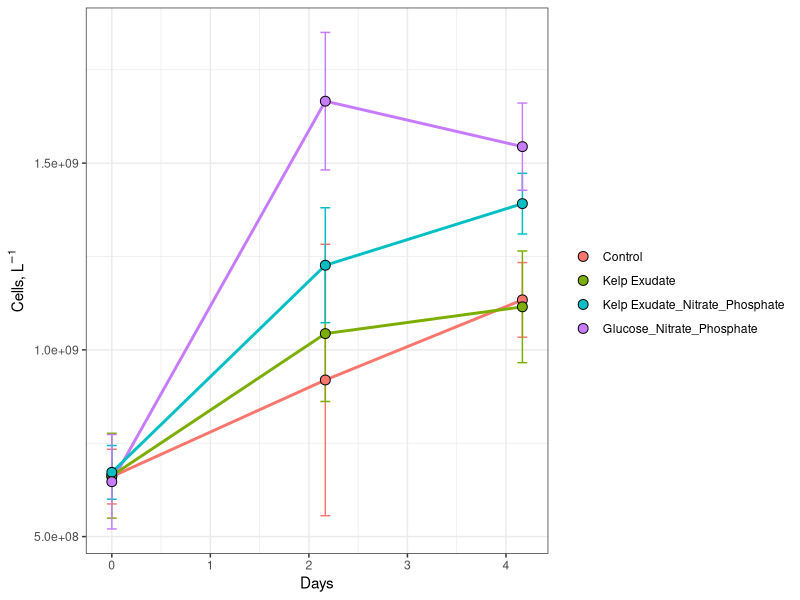
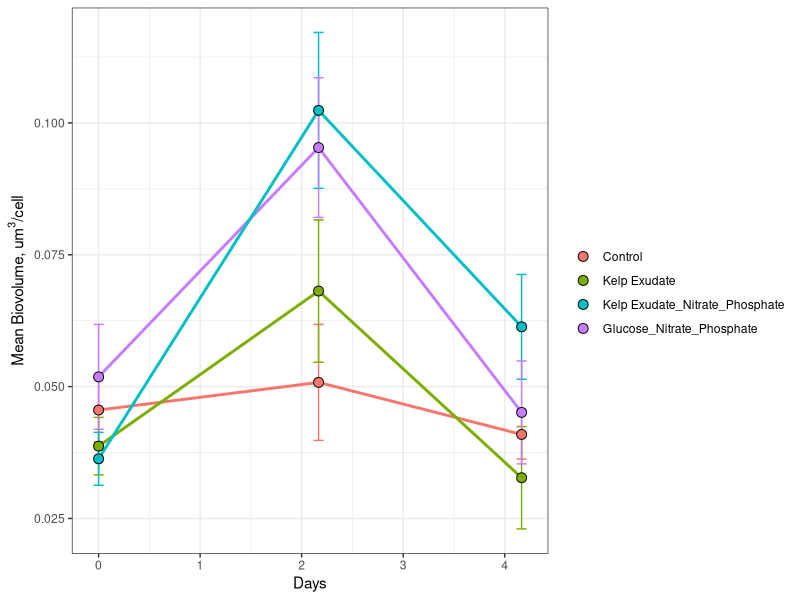
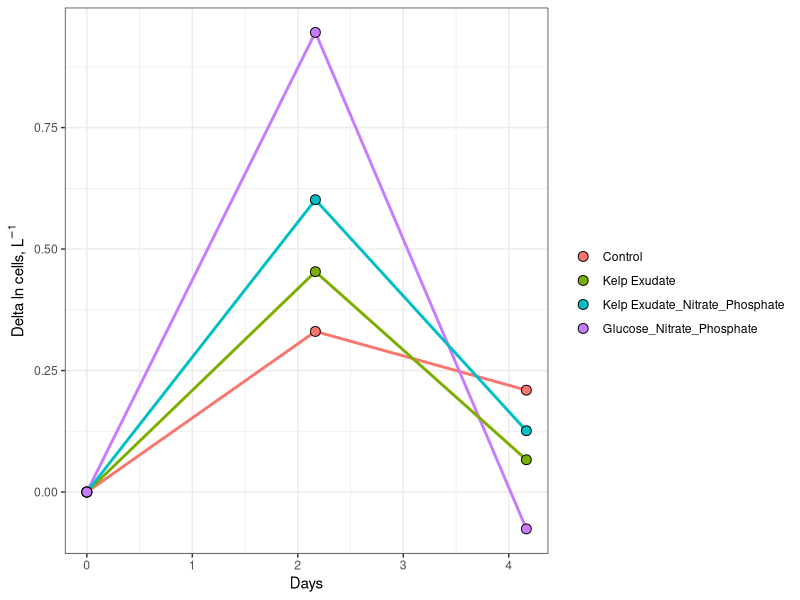

These figures' R source, in order: (Note: this script raises an error after producing the figures.)
## ---- chunk 1
library(tidyverse)
library(readxl)
library(lubridate)
## ---- chunk 2
#make sure to update the filepaths for your own locally-stored repository! 
excel_sheets("144L_2021_BactAbund.xlsx")


#Mac: to make an arrow, use Option + - 

metadata <- read_excel("144L_2021_BactAbund.xlsx", sheet = "Metadata")

glimpse(metadata)
#unique(metadata$Bottle)
#unique(metadata$Treatment)

dapi_data <- read_excel("144L_2021_BactAbund.xlsx", sheet = "DAPI_Data")
glimpse(dapi_data)

toc_data <- read_excel("144L_2021_BactAbund.xlsx", sheet = "TOC_Data")
glimpse(toc_data)

dapi_metadata <- metadata %>%
  select(-Bottle) %>%
  unique()


joined <-  left_join(dapi_metadata, dapi_data) #attach data to metadata
#joins right dataset to the left one by using variables that are the same across the two dataframes
glimpse(joined)
## ---- chunk 3
cells <- joined %>%
  mutate(Datetime = ymd_hm(Datetime), #splits apart Datetime as specified
  Cells_L = as.numeric(Cells_mL)*1000,  
  Cells_L_Stdev = as.numeric(Cells_mL_Stdev)*1000) %>%
  drop_na(Cells_L) %>%
  group_by(Treatment) %>%
#group our dataset so that we can calculate the time elapsed properly 
  mutate(interv = interval(first(Datetime), Datetime), 
         s = as.numeric(interv), 
         hours = s/3600, 
         days = hours/24) %>%
  ungroup()
glimpse(cells)
## ---- chunk 4
#assign hex colors to our different treatments, example below:
# <- c("Control" = "#377EB8", "Ash Leachate" = "#4DAF4A", "Mud Leachate" = "#E41A1C", "Glucose_Nitrate_Phosphate" = "#FF7F00")

#assign levels to control what order things appear in the legend
levels <- c("Control", "Kelp Exudate", "Kelp Exudate_Nitrate_Phosphate", "Glucose_Nitrate_Phosphate")

#now let's use a handy package, ggplot to visualize our data. 

cells %>%
  mutate(dna = ifelse(DNA_Sample == T, "*", NA)) %>%
  ggplot(aes(x=days, y=Cells_L, group = Treatment)) +
  geom_errorbar(aes(ymin = Cells_L - Cells_L_Stdev, ymax = Cells_L + Cells_L_Stdev, color =factor(Treatment, levels = levels)), width = 0.1) +
  geom_line(aes(color = factor(Treatment, levels = levels)), size =1) +
  geom_point(aes(fill = factor(Treatment, levels = levels)), size = 3, color = "black", shape = 21) + 
  #geom_text(aes(label = dna), size = 12, color = "#E41A1C") +
  labs(x = "Days", y = expression(paste("Cells, L"^-1)), fill = "") + 
  guides(color = "none") + 
  #scale_color_manual(values = custom.colors) +
  #scale_fill_manual(values = custom.colors) +
  #facet_grid(rows = "Treatment")
  theme_bw()
glimpse(cells)
## ---- chunk 5
#assign levels to control what order things appear in the legend
levels <- c("Control", "Kelp Exudate", "Kelp Exudate_Nitrate_Phosphate", "Glucose_Nitrate_Phosphate")

cells %>%
  mutate(dna = ifelse(DNA_Sample == T, "*", NA)) %>%
  ggplot(aes(x=days, y=Mean_Biovolume_um3_cell, group = Treatment)) +
  geom_errorbar(aes(ymin = Mean_Biovolume_um3_cell - Biovolume_Stdev_um3_cell, ymax = Mean_Biovolume_um3_cell + Biovolume_Stdev_um3_cell, color =factor(Treatment, levels = levels)), width = 0.1) +
  geom_line(aes(color = factor(Treatment, levels = levels)), size =1) +
  geom_point(aes(fill = factor(Treatment, levels = levels)), size = 3, color = "black", shape = 21) + 
  #geom_text(aes(label = dna), size = 12, color = "#E41A1C") +
  labs(x = "Days", y = expression(paste("Mean Biovolume, um"^3,"/cell")), fill = "") + 
  guides(color = "none") + 
  #scale_color_manual(values = custom.colors) +
  #scale_fill_manual(values = custom.colors) +
  #facet_grid(rows = "Treatment")
  theme_bw()
glimpse(cells)
## ---- chunk 6
ln_cells <- cells %>%
  group_by(Treatment) %>%
  mutate(ln_cells = log(Cells_L),
         diff_ln_cells = ln_cells - lag(ln_cells, default = first(ln_cells))) %>%
  ungroup()
#ln_cells is a column name here, not the df
#subtracting the previous row from the one below it 
#can add/remove the default line and re-make the df to show what it does 
## ---- chunk 7
ln_cells %>%
  #mutate(dna = ifelse(DNA_Sample == T, "*", NA)) %>%
  ggplot(aes(x=days, y=diff_ln_cells, group = Treatment)) +
  geom_line(aes(color = factor(Treatment, levels = levels)), size = 1) +
  geom_point(aes(fill = factor(Treatment, levels = levels)), size = 3, color = "black",shape = 21) + 
  #geom_text(aes(label = dna), size = 12, color = "#E41A1C")+
  labs(x = "Days", y = expression(paste("Delta ln cells, L"^-1)), fill = "") + #delta is Option + j 
  guides(color = "none") + 
  #scale_color_manual(values = custom.colors) +
  #scale_fill_manual(values = custom.colors) +
  #we will want to see each plot by itself, so add a facet
  #facet_wrap("Bottle", nrow = 1) +
  theme_bw()
## ---- chunk 8
growth <- ln_cells %>% 
  mutate(exp_start = 0, #create two new columns with start & end of exponential
         exp_end = 4) %>% 
  group_by(Treatment) %>% 
  mutate(ln_cells_exp_start = ifelse(Timepoint == exp_start, ln_cells, NA), 
         ln_cells_exp_end = ifelse(Timepoint == exp_end, ln_cells, NA), 
         cells_exp_start = ifelse(Timepoint == exp_start, Cells_L, NA), 
         cells_exp_end = ifelse(Timepoint == exp_end, Cells_L, NA), 
         days_exp_start = ifelse(Timepoint == exp_start, days, NA), 
         days_exp_end = ifelse(Timepoint == exp_end, days, NA), ) %>% 
  fill(ln_cells_exp_start:days_exp_end, .direction = "updown") %>% #fill values into the na's for each bottle, data is grouped so it won't fill into next treatment
  mutate(mew = (ln_cells_exp_end - ln_cells_exp_start)/(days_exp_end - days_exp_start), #calculate specific growth rate ((end - start)/timeperiod)
         doubling = log(2)/mew,
         delta_cells = cells_exp_end - first(Cells_L)) %>% 
  ungroup()

glimpse(growth)

#check <- growth %>%
  #select(Treatment, Timepoint, exp_start, exp_end, ln_cells, ln_cells_exp_start:days_exp_end)
  
## ---- chunk 9
#convert the fg to umol to C/L, create our own CCF's using cell biovolume
bactcarbon <- growth %>% 
  mutate(CCF = 30, 
        bc = Cells_L * CCF * (1/12 * 10^-9), 
        delta_bc = delta_cells * CCF * (1/12 * 10^-9), 
        biovol_CCF = 91.7*(Mean_Biovolume_um3_cell)^0.686 * 2.72, 
        biovol_bc = Cells_L * biovol_CCF * (1/12 * 10^-9), 
        biovol_bc_exp_end = ifelse(Timepoint == exp_end, biovol_bc, NA), 
        delta_biovol_bc = delta_cells * CCF * (1/12 * 10^-9)) %>% 
  group_by(Treatment) %>%
  mutate(delta_biovol_bc = biovol_bc_exp_end - first(biovol_bc)) %>%
  fill(biovol_bc_exp_end:delta_biovol_bc, .direction = "updown") %>%
  ungroup()
    

glimpse(bactcarbon)

#update this filepath to match your own repository 
#save your data to a .csv 
write.csv(bactcarbon, "211103_2021_dapi_toc_data_analysis_submission_files/211103_dapi_data_calculations.csv")

#normally we would do this for the individual bottles and then calculate averages, but can't do that here since we have data from combined bottles 

## ---- chunk 10
trt_ba <- bactcarbon %>% 
  ggplot(aes(x = days, y = bc), group = Treatment) +
  #geom_errorbar(aes(ymin = ave_bc - sd_bc, ymax = ave_bc + sd_bc, color = factor(Treatment, levels = levels)), width = 0.1) +
  geom_line(aes(color = factor(Treatment, levels = levels)), size = 1) +
  geom_point(aes(fill = factor(Treatment, levels = levels)), color = "black", shape = 21, size = 3) +
  labs(x = "Days", y = expression("Bacterial Carbon, µmol C L"^-1), fill = "", color = "") +
  guides(scale = "none") +
  theme_bw()

trt_ba

saveRDS(trt_ba, "211103_2021_dapi_toc_data_analysis_submission_files/144L_trt_ba_plot.rds")


## ---- chunk 11
trt_ba_biovol <- bactcarbon %>% 
  ggplot(aes(x = days, y = biovol_bc), group = Treatment) +
  #geom_errorbar(aes(ymin = ave_bc - sd_bc, ymax = ave_bc + sd_bc, color = factor(Treatment, levels = levels)), width = 0.1) +
  geom_line(aes(color = factor(Treatment, levels = levels)), size = 1) +
  geom_point(aes(fill = factor(Treatment, levels = levels)), color = "black", shape = 21, size = 3) +
  labs(x = "Days", y = expression("Biovolume-Derived Bacterial Carbon, µmol C L"^-1), fill = "", color = "") +
  guides(scale = "none") +
  theme_bw()

trt_ba_biovol

saveRDS(trt_ba_biovol, "211103_2021_dapi_toc_data_analysis_submission_files/144L_Exp_Processed_BactAbund.rds")
## ---- chunk 12
bar.data <- bactcarbon %>% 
  select(Treatment, mew, doubling, delta_cells) %>%
  unique()
## ---- chunk 13
mew <- bar.data %>% 
  ggplot(aes(x = factor(Treatment, levels = levels), y = mew), group = Treatment) +
  geom_col(color = "black", fill = "white") +
  #geom_errorbar(aes(ymin = ave_mew - sd_mew, ymax = ave_mew + sd_mew), width = 0.1) +
  labs(x = "", y = expression("µ, d"^-1)) +
  guides(scale = "none")+
  coord_flip()+
  theme_bw()

mew 
#store each plot as an object
## ---- chunk 14
doubling <- bar.data %>% 
  ggplot(aes(x = factor(Treatment, levels = levels), y = doubling), group = Treatment) +
  geom_col(color = "black", fill = "white") +
  #geom_errorbar(aes(ymin = ave_doubling - sd_doubling, ymax = ave_doubling + sd_doubling), width = 0.1) +
  labs(x = "", y = expression("Doubling Time, d")) +
  coord_flip()+
  theme_bw()

doubling
## ---- chunk 15
delta_cells <- bar.data %>% 
  ggplot(aes(x = factor(Treatment, levels = levels), y = delta_cells), group = Treatment) +
  geom_col(color = "black", fill = "white") +
  #geom_errorbar(aes(ymin = ave_delta_bc - sd_delta_bc, ymax = ave_delta_bc + sd_delta_bc), width = 0.1) +
  labs(x = "", y = expression("Delta Cells, L"^-1)) +
  coord_flip() +
  theme_bw()
delta_cells
## ---- chunk 16
#uncomment the next line below if you need to install the package "patchwork" (remove the #)
#install.packages("patchwork")
library(patchwork)
## ---- chunk 17
#we can add our plots together to make a nice composite figure

delta_cells + mew + doubling + plot_annotation(tag_levels = "a") +plot_layout(ncol =1)
## ---- chunk 18
saveRDS(bactcarbon, "211103_2021_dapi_toc_data_analysis_submission_files/144L_Exp_Processed_BactAbund.rds")
## ---- chunk 19
toc <- left_join(bactcarbon, toc_data)
glimpse(toc)

toc %>% 
  ggplot(aes(x = days, y = Mean_uMC, group = Treatment) ) + 
  geom_errorbar(aes(ymin = Mean_uMC - Stdev_uMC, ymax = Mean_uMC + Stdev_uMC, color = factor(Treatment, levels = levels)), width = 0.4) +
  geom_point(aes(fill = factor(Treatment, levels = levels)), size = 3, shape = 21, alpha = 0.7 ) +
  geom_line(aes(color = factor(Treatment, levels = levels)), size = 1, alpha = 0.7 ) +
  #scale_color_manual(values = custom.colors) +
  #scale_fill_manual(values = custom.colors) +
  labs(x = "Days", y = expression(paste("Total Organic Carbon, µmol C L"^-1))) +
  theme_classic() +
  #comment out the facet_wrap if you want to view all the treatments on top of eachother 
  facet_wrap(~factor(Treatment, levels = levels), nrow=1) +
  theme(legend.title = element_blank()) +
  guides(scale = "none")
## ---- chunk 20
doc <- toc %>% 
  mutate(doc = Mean_uMC - bc, 
         doc_bv = Mean_uMC - biovol_bc) %>% 
  group_by(Treatment) %>%
  mutate(doc_exp_end = ifelse(Timepoint == exp_end, doc, NA),
         bioav_doc = (first(doc) - doc_exp_end) / first(doc),
         delta_doc = first(doc) - doc_exp_end,
         bge = ifelse(delta_doc > 1.5, delta_bc/delta_doc, NA), 
         doc_bv_exp_end = ifelse(Timepoint == exp_end, doc_bv, NA),
         bioav_doc_bv = (first(doc_bv) - doc_bv_exp_end) / first(doc_bv),
         delta_doc_bv = first(doc_bv) - doc_bv_exp_end,
         bge_bv = ifelse(delta_doc_bv > 1.5, delta_biovol_bc/delta_doc_bv, NA)) %>% 
  fill(doc_exp_end:bge_bv, .direction = "downup") %>% 
  ungroup()
## ---- chunk 21
bioav <- doc %>% 
ggplot(aes(x = factor(Treatment, levels = levels), y =  bioav_doc, group =Treatment))  + 
  geom_bar(position = position_dodge(), stat = "identity", color = "black", fill = "white", alpha = 1) +
  #geom_errorbar(aes(ymin = ave_bioav_doc - sd_bioav_doc, ymax = ave_bioav_doc + sd_bioav_doc), position = position_dodge(width = 0.9), stat = "identity", width = 0.1, size = 0.5) +
  labs(x = "", y = expression(paste("Bioavailable DOC Fraction")), color = "") +
  theme_classic() +
  coord_flip()+
  #facet_grid(~factor(Location, levels = levels), scales = "free") +
  guides(scale = "none") 

bioav
## ---- chunk 22
bioav_bv <- doc %>% 
ggplot(aes(x = factor(Treatment, levels = levels), y =  bioav_doc_bv, group =Treatment))  + 
  geom_bar(position = position_dodge(), stat = "identity", color = "black", fill = "white", alpha = 1) +
  #geom_errorbar(aes(ymin = ave_bioav_doc - sd_bioav_doc, ymax = ave_bioav_doc + sd_bioav_doc), position = position_dodge(width = 0.9), stat = "identity", width = 0.1, size = 0.5) +
  labs(x = "", y = expression(paste("Biovolume-Derived Bioavailable DOC Fraction")), color = "") +
  theme_classic() +
  coord_flip()+
  #facet_grid(~factor(Location, levels = levels), scales = "free") +
  guides(scale = "none") 

bioav_bv
## ---- chunk 23
deldoc <- doc %>% 
ggplot(aes(x = factor(Treatment, levels = levels), y =  delta_doc, group =Treatment))  + 
  geom_bar(position = position_dodge(), stat = "identity", color = "black", fill = "white", alpha = 1) +
  #geom_errorbar(aes(ymin = ave_delta_doc - sd_delta_doc, ymax = ave_delta_doc + sd_delta_doc), position = position_dodge(width = 0.9), stat = "identity", width = 0.1, size = 0.5) +
  labs(x = "", y = expression(paste("Delta DOC, µmol C L"^-1)), color = "") +
  theme_classic() +
  coord_flip()+
  #facet_grid(~factor(Location, levels = levels), scales = "free") +
  guides(scale = "none") 
deldoc
## ---- chunk 24
deldoc_bv <- doc %>% 
ggplot(aes(x = factor(Treatment, levels = levels), y =  delta_doc_bv, group =Treatment))  + 
  geom_bar(position = position_dodge(), stat = "identity", color = "black", fill = "white", alpha = 1) +
  #geom_errorbar(aes(ymin = ave_delta_doc - sd_delta_doc, ymax = ave_delta_doc + sd_delta_doc), position = position_dodge(width = 0.9), stat = "identity", width = 0.1, size = 0.5) +
  labs(x = "", y = expression(paste("Biovolume-Derived Delta DOC, µmol C L"^-1)), color = "") +
  theme_classic() +
  coord_flip()+
  #facet_grid(~factor(Location, levels = levels), scales = "free") +
  guides(scale = "none") 
deldoc_bv
## ---- chunk 25
bge <- doc %>% 
ggplot(aes(x = factor(Treatment, levels = levels), y =  bge, group =Treatment))  + 
  geom_bar(position = position_dodge(), stat = "identity", color = "black", fill = "white", alpha = 1) +
  #geom_errorbar(aes(ymin = ave_bge - sd_bge, ymax = ave_bge + sd_bge), position = position_dodge(width = 0.9), stat = "identity", width = 0.1, size = 0.5) +
  labs(x = "", y = expression(paste("Bacterial Growth Efficiency")), color = "") +
  theme_classic() +
  coord_flip()+
  #facet_grid(~factor(Location, levels = levels), scales = "free") +
   guides(scale = "none") 
bge

## ---- chunk 26
bge_bv <- doc %>% 
ggplot(aes(x = factor(Treatment, levels = levels), y =  bge_bv, group =Treatment))  + 
  geom_bar(position = position_dodge(), stat = "identity", color = "black", fill = "white", alpha = 1) +
  #geom_errorbar(aes(ymin = ave_bge - sd_bge, ymax = ave_bge + sd_bge), position = position_dodge(width = 0.9), stat = "identity", width = 0.1, size = 0.5) +
  labs(x = "", y = expression(paste("Biovolume-Derived Bacterial Growth Efficiency")), color = "") +
  theme_classic() +
  coord_flip()+
  #facet_grid(~factor(Location, levels = levels), scales = "free") +
  guides(scale = "none") 
bge_bv

## ---- chunk 27
deldoc / deldoc_bv / bioav / bioav_bv / bge / bge_bv + plot_annotation(tag_levels = "a") + plot_layout(ncol = 2)
                                                                      
